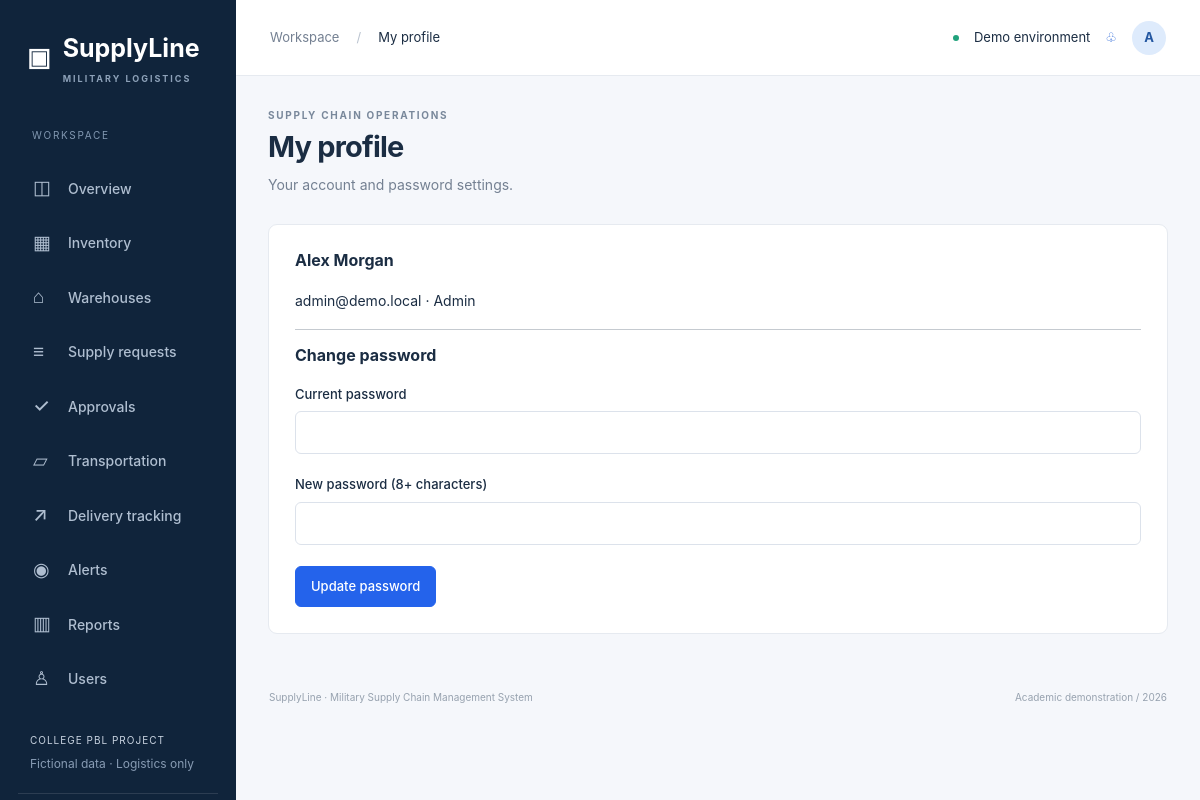
Screenshot of /profile (signed in) with the database file from the repository.
### tables this page shows
CREATE TABLE users(id INTEGER PRIMARY KEY,name TEXT NOT NULL,email TEXT UNIQUE NOT NULL,password TEXT NOT NULL,role TEXT NOT NULL CHECK(role IN ('Admin','Logistics Officer','Warehouse Staff')),warehouse_id INTEGER REFERENCES warehouses(id),CHECK(role!='Warehouse Staff' OR warehouse_id IS NOT NULL));

### app.py (the view, shortened to what this page needs)
@app.route('/profile',methods=['GET','POST'])
@roles()
def profile():
    return render_template('profile.html',title='My profile')

### app.py (called while the page is built)
def db():
    if 'db' not in g:
        g.db = sqlite3.connect(app.config['DATABASE'])
        g.db.row_factory = sqlite3.Row
        g.db.execute('PRAGMA foreign_keys=ON')
    return g.db

def one(sql, args=()):
    return db().execute(sql, args).fetchone()

def roles(*allowed):
    def decorate(fn):
        @wraps(fn)
        def wrapped(*args, **kwargs):
            if not g.user:
                return redirect(url_for('login'))
            if allowed and g.user['role'] not in allowed:
                abort(403)
            return fn(*args, **kwargs)
        return wrapped
    return decorate

@app.before_request
def authenticate():
    g.user = one('SELECT * FROM users WHERE id=?', (session['user_id'],)) if session.get('user_id') else None
    session.setdefault('csrf', secrets.token_hex(24))
    if request.method == 'POST' and not secrets.compare_digest(session['csrf'], request.form.get('csrf', '')):
        abort(400, 'Invalid form token. Refresh the page and try again.')

@app.context_processor
def context():
    return dict(user=g.user, csrf=session.get('csrf'), categories=CATEGORIES, roles_list=ROLES, today=date.today().isoformat())

### templates/profile.html
{% extends 'base.html' %}{% from 'macros.html' import heading,input,csrf_field with context %}{% block content %}{{heading('My profile','Your account and password settings.')}}<section class="panel form-panel"><h2>{{user.name}}</h2><p>{{user.email}} · {{user.role}}</p><hr><h2>Change password</h2><form method="post">{{csrf_field()}}{{input('current_password','Current password',type='password')}}{{input('password','New password (8+ characters)',type='password')}}<button class="btn btn-primary">Update password</button></form></section>{% endblock %}

### templates/base.html
<!doctype html><html lang="en"><head><meta charset="utf-8"><meta name="viewport" content="width=device-width,initial-scale=1"><title>{{title}} · SupplyLine</title><link rel="stylesheet" href="{{url_for('static',filename='vendor/bootstrap.min.css')}}"><link rel="stylesheet" href="{{url_for('static',filename='css/style.css')}}"></head><body>{% if user %}<aside id="sidebar"><a class="brand" href="/">▣ <span>SupplyLine<small>MILITARY LOGISTICS</small></span></a><div class="workspace-label">WORKSPACE</div><nav>{% for endpoint,label,icon in [('dashboard','Overview','◫'),('inventory_page','Inventory','▦'),('warehouses_page','Warehouses','⌂'),('requests_page','Supply requests','≡'),('approvals','Approvals','✓'),('transportation','Transportation','▱'),('tracking','Delivery tracking','↗'),('alerts','Alerts','◉'),('reports','Reports','▥'),('users_page','Users','♙')] %}{% if user.role!='Warehouse Staff' or endpoint in ['dashboard','inventory_page','warehouses_page','tracking','alerts'] %}{% if endpoint!='users_page' or user.role=='Admin' %}<a class="{{'active' if request.endpoint==endpoint}}" href="{{url_for(endpoint)}}"><span>{{icon}}</span>{{label}}</a>{% endif %}{% endif %}{% endfor %}</nav><div class="sidebar-bottom"><div class="demo-note">COLLEGE PBL PROJECT<small>Fictional data · Logistics only</small></div><a class="profile-link" href="{{url_for('profile')}}"><b class="avatar">{{user.name[:1]}}</b><span>{{user.name}}<small>{{user.role}}</small></span></a><form method="post" action="{{url_for('logout')}}"><input type="hidden" name="csrf" value="{{csrf}}"><button class="logout">↪ Sign out</button></form></div></aside>{% endif %}<div class="{{'shell' if user else 'login-shell'}}">{% if user %}<header><div><button id="menu-toggle" aria-label="Toggle navigation">☰</button><span class="muted">Workspace</span><span class="crumb">/</span>{{title}}</div><div class="header-right"><span class="live-dot"></span> Demo environment <a href="{{url_for('alerts')}}" aria-label="View alerts">♧</a><a class="avatar" href="{{url_for('profile')}}">{{user.name[:1]}}</a></div></header>{% endif %}<main>{% for category,message in get_flashed_messages(with_categories=true) %}<div role="alert" class="alert alert-{{category}}">{{message}}</div>{% endfor %}{% block content %}{% endblock %}</main>{% if user %}<footer>SupplyLine · Military Supply Chain Management System <span>Academic demonstration / {{today[:4]}}</span></footer>{% endif %}</div><script src="{{url_for('static',filename='js/script.js')}}"></script>{% block scripts %}{% endblock %}</body></html>

### static/css/style.css (style rules this page uses)
:root { --navy:#10243b;--blue:#2463eb;--muted:#748092;--border:#e6eaf0;--bg:#f5f7fb;--ink:#1b2d43 }
* { box-sizing:border-box }
body { margin:0;background:var(--bg);color:var(--ink);font-family:Inter,-apple-system,BlinkMacSystemFont,'Segoe UI',sans-serif;font-size:14px }
a { color:#2764d6;text-decoration:none }
h2 { font-size:16px;font-weight:650;margin:0 0 7px }
p { line-height:1.6 }
small { font-size:12px }
aside { position:fixed;inset:0 auto 0 0;width:236px;background:var(--navy);color:#c8d3e0;padding:30px 18px;display:flex;flex-direction:column;z-index:30 }
.brand { color:#fff;display:flex;gap:12px;font-size:25px;font-weight:750;align-items:center;padding:0 9px }
.brand small { display:block;letter-spacing:2px;font-size:9px;color:#8da1b8;margin-top:4px }
.workspace-label { font-size:10px;letter-spacing:1.7px;color:#8298b1;margin:43px 14px 16px }
nav a { display:flex;gap:13px;align-items:center;color:#afbed0;padding:11px 15px;border-radius:7px;margin:4px 0;font-weight:500 }
nav a span { font-size:19px;width:22px }
.sidebar-bottom { margin-top:auto }
.demo-note { font-size:10px;letter-spacing:1px;padding:25px 12px 20px;border-bottom:1px solid #2c3d52 }
.demo-note small { display:block;letter-spacing:0;color:#879bb3;margin-top:7px }
.avatar { display:inline-flex;border-radius:50%;background:#deebfc;color:#2457a1;align-items:center;justify-content:center;width:34px;height:34px;font-size:13px;font-weight:700 }
.shell { margin-left:236px }
header { height:76px;border-bottom:1px solid var(--border);background:#fff;display:flex;justify-content:space-between;align-items:center;padding:0 34px;font-size:13px }
.crumb { padding:0 17px;color:#bac3cf }
.header-right { display:flex;gap:15px;align-items:center }
.live-dot { width:6px;height:6px;background:#20a27c;border-radius:50% }
.muted { color:var(--muted) }
main { max-width:1680px;margin:auto;padding:32px }
.btn { font-size:13px;border-radius:6px;padding:10px 15px;font-weight:550 }
.btn-primary { background:var(--blue);border-color:var(--blue) }
.panel { background:#fff;border:1px solid var(--border);border-radius:9px;margin-bottom:24px;overflow:hidden }
footer { display:flex;justify-content:space-between;padding:0 33px 25px;color:#97a2af;font-size:10px }
.form-panel { padding:26px;max-width:1100px }
.form-panel h2 { margin-bottom:20px }
button,a,input,select,summary { outline-offset:4px }
aside { overflow-y:auto }

### rows the page displays
users: name "A", name "Alex Morgan", email "admin@demo.local", role "Admin"

### other values shown
{{ icon }} "◫" "▦" "⌂" "≡" "✓" "▱" "↗" "◉" "▥" "♙"
{{ label }} "Overview" "Inventory" "Warehouses" "Supply requests" "Approvals" "Transportation" "Delivery tracking" "Alerts" "Reports" "Users"
{{ title }} "My profile"
{{ description }} "Your account and password settings."
{{ label }} "Current password New password (8+ characters)"
